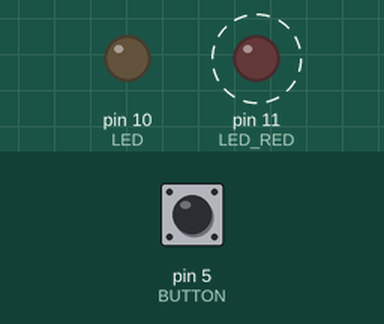
The sketch below on a simulated Arduino Uno, built with avr-gcc and run on an emulated ATmega328P. Parts: output pins drawn as LEDs (lit = HIGH). Dashed ring = blinking. The inputs (shaded band) are chosen by the test bench; at power-on: pin 5 (BUTTON) HIGH.

Above: at 1.2 s.
1.3 s: pin 5 (BUTTON) pulled LOW for 1 s
At 4.4 s:
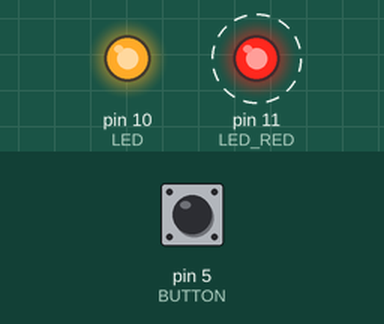
5.3 s: pin 5 (BUTTON) pulled LOW for 3.2 s
At 8.7 s:
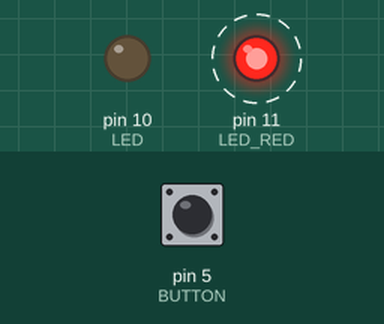
Timing chart, 0 to 17.5 s (numbered marks = the images above; inputs shaded):
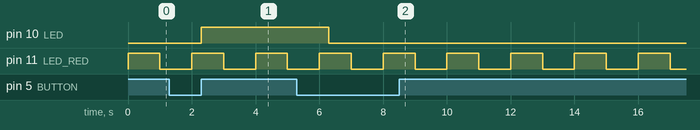

The sketch:

CV-05.ino
```cpp
#define LED 10
#define LED_RED 11
#define BUTTON 5
unsigned long start,buttonStart;
int ledStuff = 0, buttonStuff = 0, lastStuff = 1, now = 0, redLedStuff = 0;
void setup(){
  pinMode(LED,OUTPUT);
  pinMode(LED_RED,OUTPUT);
  pinMode(BUTTON,INPUT_PULLUP);
}
void buttonAction(void (*innerFunction)()){
  if((now = digitalRead(BUTTON)) == 1){
  	buttonStart = millis();
    lastStuff = 1;
  }
  if(now == 0 && (millis() - buttonStart >= 1000) && lastStuff == 1){
    (*innerFunction)();
    lastStuff = 0;
  }
}
void ledAction(int type){
  digitalWrite(LED_RED, type);
  if(millis() - start >= 1000){
    redLedStuff = type;
    start = millis();
  }
}
void loop(){
  switch(redLedStuff){
  	case 0:
    	ledAction(1);
    	break;
    case 1:
    	ledAction(0);
    	break;
  }
  switch(buttonStuff){
  	case 0:
    buttonAction([](void){buttonStuff = 1;
 	  digitalWrite(LED,1);
    });
    	break;
    case 1:
    buttonAction([](void){buttonStuff = 0;
      digitalWrite(LED,0);
    });
    	break;
  }
}
```

Measured:
- after the input at 1.3 s, pin 10 (LED): LOW → HIGH after 1.0 s
- after the input at 5.3 s, pin 10 (LED): HIGH → LOW after 1.0 s
- by itself, pin 11 (LED_RED): alternates HIGH for 1.0 s and LOW for 1.0 s
